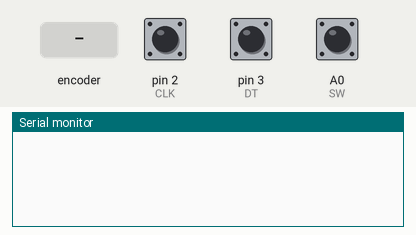
Recording of a sketch running on a simulated Arduino Uno, built with avr-gcc and run on an emulated ATmega328P. Shown: the last lines printed to the serial monitor. Inputs (shaded band) come from the test bench; at power-on: A0 (SW) HIGH, pin 2 (CLK) HIGH, pin 3 (DT) HIGH.

Above: at 1.2 s.
1.3 s: rotary encoder on pin 2 (CLK) / pin 3 (DT) turned 1 step (first pin leading)
At 2.4 s:
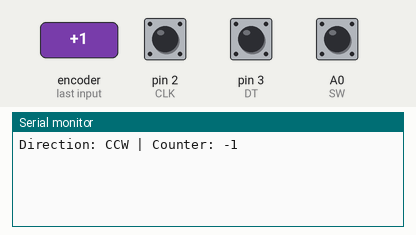
3.0 s: A0 (SW) pulled LOW for 0.15 s
At 4.2 s:
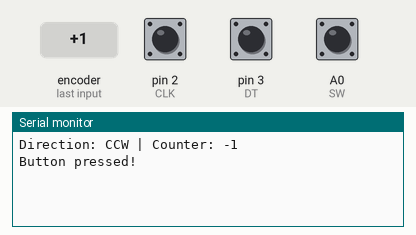
4.6 s: rotary encoder on pin 2 (CLK) / pin 3 (DT) turned 2 steps (second pin leading)
At 6.0 s:
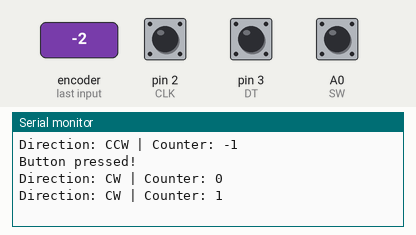

Measured:
- after the input at 1.3 s, the serial monitor: prints a new line after 0.05 s (image 1)
- after the input at 3.0 s, the serial monitor: prints a new line at once (image 2)
- after the input at 4.6 s, the serial monitor: prints a new line after 0.08 s (image 3)

The sketch:

3_enocder_test.ino
```cpp
//detects change in rotary encoder by polling the pins of encoder

#define CLK 2
#define DT 3
#define SW A0

int counter = 0;
int currentStateCLK;
int lastStateCLK;
String currentDir ="";
unsigned long lastButtonPress = 0;

void setup()
{

  // Set encoder pins as inputs
  pinMode(CLK,INPUT);
  pinMode(DT,INPUT);
  pinMode(SW, INPUT_PULLUP);

  // Setup Serial Monitor
  Serial.begin(9600);

  // Read the initial state of CLK
  lastStateCLK = digitalRead(CLK);
}

void loop()
{

  // Read the current state of CLK
  currentStateCLK = digitalRead(CLK);

  // If last and current state of CLK are different, then pulse occurred
  // React to only 1 state change to avoid double count
  if (currentStateCLK != lastStateCLK  && currentStateCLK == 1){

    // If the DT state is different than the CLK state then
    // the encoder is rotating CCW so decrement
    if (digitalRead(DT) != currentStateCLK) {
      counter --;
      currentDir ="CCW";
    } else {
      // Encoder is rotating CW so increment
      counter ++;
      currentDir ="CW";
    }

    Serial.print("Direction: ");
    Serial.print(currentDir);
    Serial.print(" | Counter: ");
    Serial.println(counter);
  }

  // Remember last CLK state
  lastStateCLK = currentStateCLK;

  // Read the button state
  int btnState = digitalRead(SW);

  //If we detect LOW signal, button is pressed
  if (btnState == LOW) {
    //if 50ms have passed since last LOW pulse, it means that the
    //button has been pressed, released and pressed again
    if (millis() - lastButtonPress > 50) {
      Serial.println("Button pressed!");
    }

    // Remember last button press event
    lastButtonPress = millis();
  }

  // Put in a slight delay to help debounce the reading
  //delay(1);
}
```
